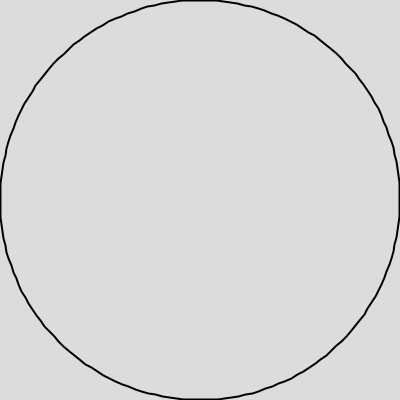
Frame 1 (no input)
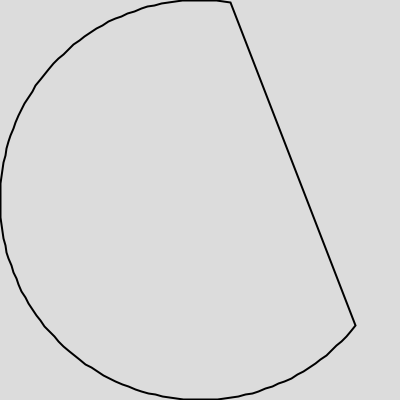
Frame 60 (the mouse pressed at the canvas centre just before this capture)
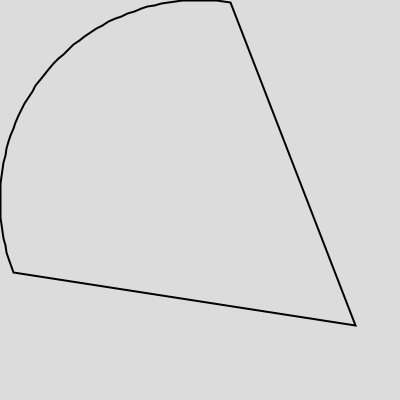
Frame 120 (the mouse held since frame 60 and released just before this capture)

The Processing sketch that drew these frames (run headless with seeded random() and noise(); from frame 60 on, the mouse is pressed at the canvas centre):

// Processing sketch: p81_circle_morphing_2
// ── p81_circle_morphing_2.pde
class Path {
  float x, y;
  boolean active;
  boolean fixed;
  
  Path(float x, float y) {
    this.x = x;
    this.y = y;
    this.active = false;
    this.fixed = false;
  }
};

ArrayList<Path> cirPath = new ArrayList<Path>();
int             spacing = 2;

Path polarToCartesian(float r, float angle) {
  angle = radians(angle);
  return new Path(r * cos(angle), r * sin(angle));
}

void setup() {
  size(400, 400);
  float radius = 200;
  for (int a = 0; a < 360; a += spacing) {
    Path cv = polarToCartesian(radius, a);
    cv.active = true;
    if (a % 120 == 0) {
      cv.fixed = true;
    }
    cirPath.add(cv);
  }
}

void draw() {
  background(220);
  translate(width / 2, height / 2);
  rotate(30);
  stroke(0);
  strokeWeight(2);
  noFill();
  beginShape();
  for (var i = 0; i < cirPath.size(); i++) {
    var v = cirPath.get(i);
    if (v.active) {
      vertex(v.x, v.y);
    }
  }
  endShape(CLOSE);

  var activeList = new ArrayList<Path>();
  for (int i = 0; i < cirPath.size(); i++) {
    var v = cirPath.get(i);
    if (v.active && !v.fixed) {
      activeList.add(v);
    }
  }

  if (activeList.size() == 0)
    return;
  var index = 0;
  var v = activeList.get(index);
  if (v != null) {
    v.active = false;
  }
}
